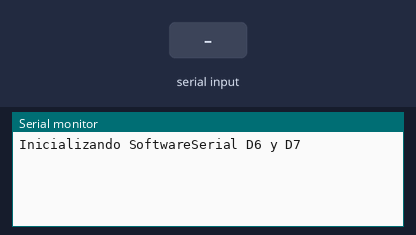
A sketch run on a simulated Arduino Uno, built for the host (arithmetic inside an expression is 32-bit, double 64-bit). On the bench: the last lines printed to the serial monitor. Inputs (shaded band) come from the test bench.

Above: at 1.2 s.
1.3 s: "1" received over the second serial link
At 2.2 s:
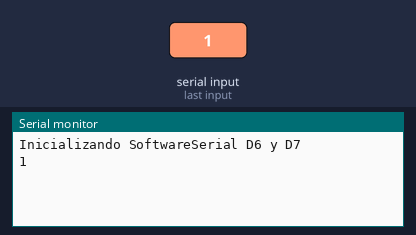
2.8 s: "0" received over the second serial link
At 3.4 s:
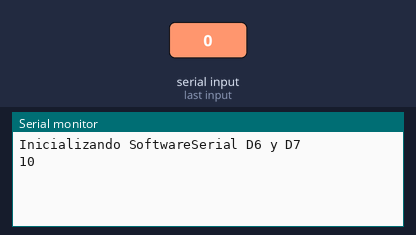

The sketch:

SerialPass.ino
```cpp
#include <PubSubClient.h>

#include <SoftwareSerial.h>

// software serial = RX, TX
SoftwareSerial myWifi(PIND6,PIND7);

int datos;

void setup() {
  Serial.begin(9600);
  while (!Serial);

  Serial.println("Inicializando SoftwareSerial D6 y D7");
  myWifi.begin(9600);
}

void loop() {

  if (myWifi.available()) {
    //Serial.println("wifi --> arduino");
    Serial.write(myWifi.read());
  }
  if (Serial.available()) {
    //USE Serial.println("arduino --> wifi");
    myWifi.write(Serial.read());
  }
}
```

Measured:
- after the input at 1.3 s, the serial monitor: prints a new line at once (image 1)
- after the input at 2.8 s, the serial monitor: prints a new line at once (image 2)
